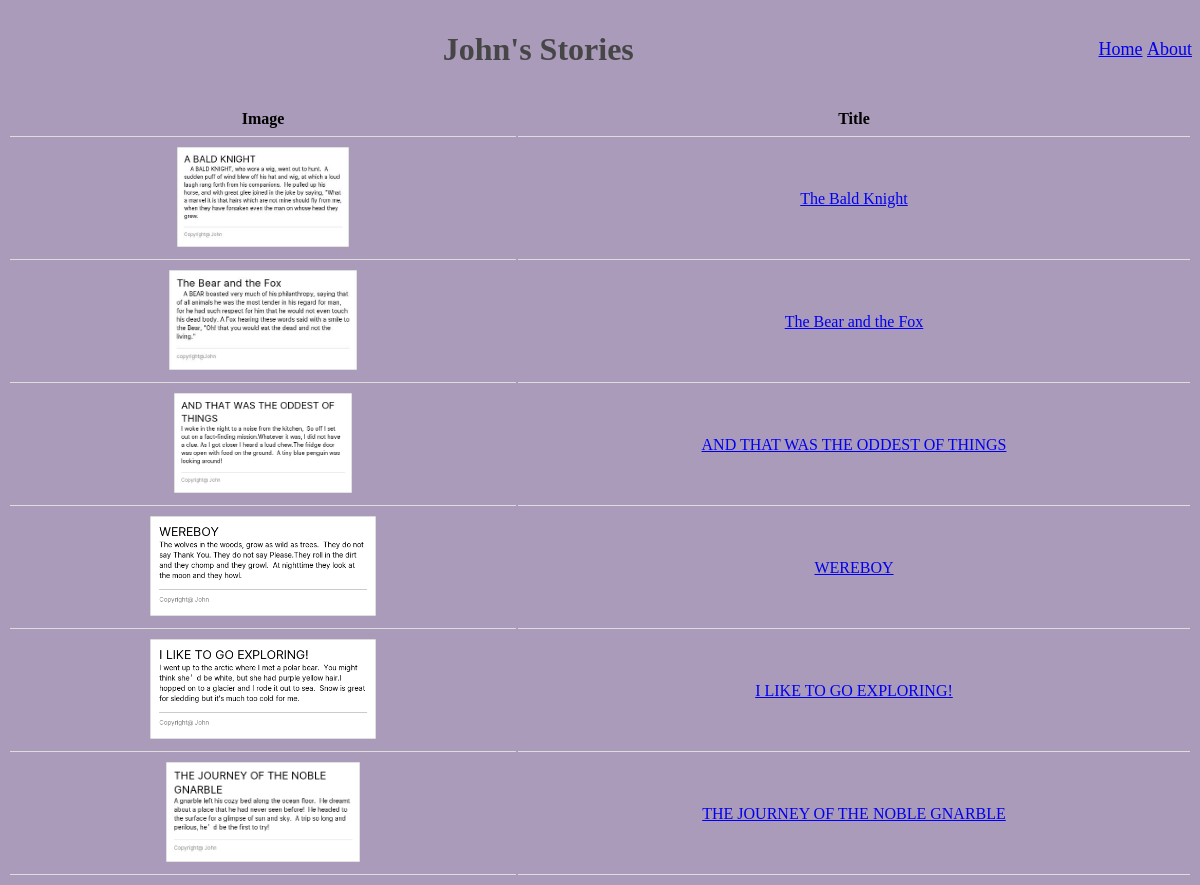
The page / on the database its author committed.
### app.py (models this page shows)
class Story(db.Model):
    id = db.Column(db.Integer, primary_key=True)
    title = db.Column(db.String(100), unique=True)
    content = db.Column(db.Text, unique=True)

### app.py (the view)
@app.route("/")
def homepage():
    stories = Story.query.all()
    return render_template("home.html", stories=stories)

### templates/home.html (shortened to what this page needs)
{% extends "base.html" %}
{% block heading %}
<center>John's Stories</center>
{% endblock %}
{% block content%}
  <table>
    <tr>
      <th>Image</th>
      <th>Title</th>
    </tr>
    {% for story in stories %}
    <tr>
        <td>
          <img src= "{{url_for('static', filename = story.id|string+".png")}}" height="100"  alt="Not Available">
        </td>
        <td>
            <a href="{{url_for('story_details', story_id = story.id)}}">
                {{ story.title }}
            </a>
        </td>
    </tr>
    {% endfor %}
  </table>
{% endblock %}

### templates/base.html (shortened to what this page needs)
<!DOCTYPE html>
<html lang="en">
<head>
    <link rel="stylesheet" href="{{url_for('static', filename='style.css')}}" />
</head>
<body>
    <div>
        <ul style="list-style-type: none;float: right;font-size: large;">
            <li style="display:inline"><a href="{{url_for('homepage')}}">Home</a></li>
            <li style="display:inline"><a href="{{url_for('about')}}">About</a></li>
        </ul>
    </div>
    <h1 id="title"> {% block heading %} {% endblock %} </h1>
    <div id="content">
        {% block content %} {% endblock %}
    </div>
</body>
</html>

### static/style.css (style rules this page uses)
#title { padding: 10px; color: #464646; }
body { background: rgba(95, 65, 123, 0.52); }
table { width: 100%; text-align: center; }
th, td { padding: 8px; border-bottom: 1px solid #ddd; }

### rows shown on the page
Story: shows a picture, title "The Bald Knight"
Story: shows a picture, title "The Bear and the Fox"
Story: shows a picture, title "AND THAT WAS THE ODDEST OF THINGS"
Story: shows a picture, title "WEREBOY"
Story: shows a picture, title "I LIKE TO GO EXPLORING!"
Story: shows a picture, title "THE JOURNEY OF THE NOBLE GNARBLE"
